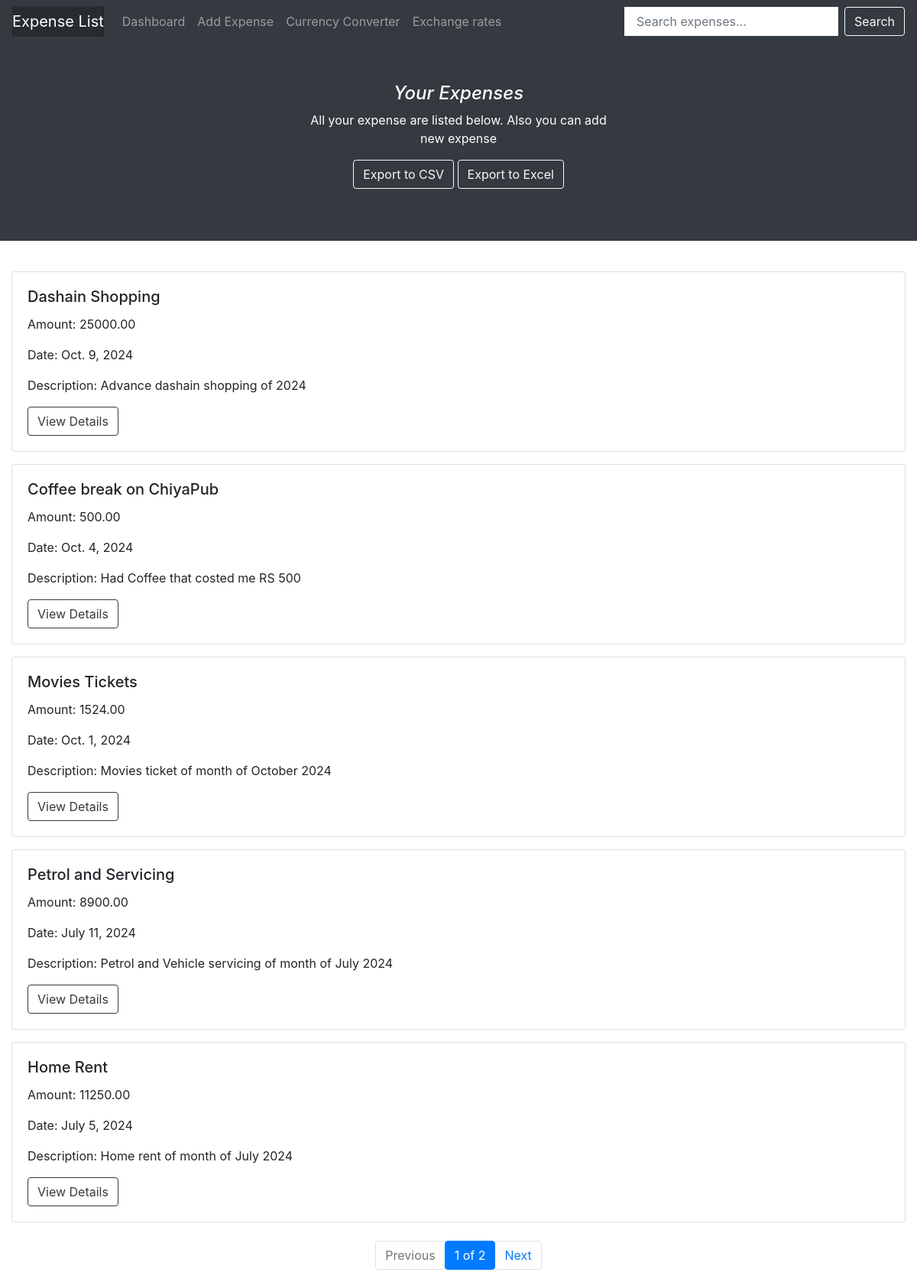
/expense_home/ (signed in), run on the app's committed database.
### expenseapp/models.py (models this page shows, shortened)
class Expense(models.Model):
    CATEGORY_CHOICES = (
        ('CLOTHING', 'Clothing'),
        ('FOOD', 'Food'),
        ('TRANSPORT', 'Transport'),
        ('ENTERTAINMENT', 'Entertainment'),
        ('MISCELLANEOUS', 'Miscellaneous'),
        ('OTHER', 'Other'),
    )
    sno = models.AutoField(primary_key = True)
    user = models.ForeignKey(User, on_delete=models.CASCADE)
    title = models.CharField(max_length=100)
    amount = models.DecimalField(max_digits=10, decimal_places=2)
    category = models.CharField(max_length=20, choices=CATEGORY_CHOICES, default='OTHER')
    slug = models.CharField(max_length = 255)
    description = models.TextField(blank=True)
    date = models.DateField()

### expenseapp/views.py (the view)
# urls.py: path('expense_home/', views.expense_home, name='expense_home'),
@login_required
def expense_home(request):
    allExpenses = Expense.objects.filter(user=request.user).order_by('-date')
    paginator = Paginator(allExpenses, 5)  # Show 5 expenses per page
    page_number = request.GET.get('page')  # Get the page number from the query parameters
    page_expenses = paginator.get_page(page_number)  # Get expenses for the requested page
    context = {
        'allExpenses': allExpenses,
        'page_expenses': page_expenses,
        }
    return render(request, 'expense/expensehome.html', context)

### templates/expense/expensehome.html (shortened to what this page needs)
{% extends 'base.html' %}
{% block body %}
{% include 'layout/navbar.html' %}
<main role="main">
  <div class="overflow-hidden text-center text-white bg-dark">
    <div class="col-md-5 p-lg-5 mx-auto my-1">
      <h4 class="display-5 font-italic">Your Expenses</h4>
      <p class="">All your expense are listed below. Also you can add new expense</p>
      <a href="{% url 'export_expenses_csv' %}" class="btn btn-outline-light mb-3">Export to CSV</a>
      <a href="{% url 'export_expenses_excel' %}" class="btn btn-outline-light mb-3">Export to Excel</a>
    </div>
  </div><br>
  <div class="container-fluid">
    {% for expense in page_expenses %}
    <div class="card mt-3">
        <div class="card-body">
            <h5 class="card-title">{{ expense.title }}</h5>
            <p class="card-text">Amount: {{ expense.amount }}</p>
            <p class="card-text">Date: {{ expense.date }}</p>
            <p class="card-text">Description: {{ expense.description|truncatechars:50 }}</p>
            <a href="/expense/{{ expense.slug }}" class="btn btn-outline-dark">View Details</a>
        </div>
    </div>
    {% endfor %}
    <nav aria-label="Page navigation">
        <ul class="pagination justify-content-center mt-4">
            {% if page_expenses.has_previous %}
            <li class="page-item">
                <a class="page-link btn btn-outline-dark" href="?page={{ page_expenses.previous_page_number }}">Previous</a>
            </li>
            {% else %}
            <li class="page-item disabled">
                <a class="page-link btn btn-outline-dark">Previous</a>
            </li>
            {% endif %}
            <li class="page-item active">
                <a class="page-link btn btn-outline-dark">{{ page_expenses.number }} of {{ page_expenses.paginator.num_pages }}</a>
            </li>
            {% if page_expenses.has_next %}
            <li class="page-item">
                <a class="page-link btn btn-outline-dark" href="?page={{ page_expenses.next_page_number }}">Next</a>
            </li>
            {% else %}
            <li class="page-item disabled">
                <a class="page-link btn btn-outline-dark">Next</a>
            </li>
            {% endif %}
        </ul>
    </nav>
</div>
</main>
{% endblock body %}

### templates/base.html (shortened to what this page needs)
<!DOCTYPE html>
<html lang="en">
<head>
    {% load static %}
    <link rel="stylesheet" href="{% static 'style.css' %}">
    <link rel="stylesheet" href="https://stackpath.bootstrapcdn.com/bootstrap/4.5.0/css/bootstrap.min.css"
>
</head>
<body>
    {% block body %}
    {% endblock body %}
</body>
</html>

### templates/layout/navbar.html (shortened to what this page needs)
<nav class="navbar navbar-expand-lg navbar-dark bg-dark">
    <a class="navbar-brand" href="/expense_home">Expense List</a>
    <div class="collapse navbar-collapse" id="navbarSupportedContent">
        <ul class="navbar-nav mr-auto">
            <li class="nav-item">
                <a class="nav-link" href="/dashboard">Dashboard</a>
            </li>
            <li class="nav-item">
                <a class="nav-link" href="/addexpense">Add Expense</a>
            </li>
            <li class="nav-item">
                <a class="nav-link" href="/currency_converter">Currency Converter</a>
            </li>
            <li class="nav-item">
                <a class="nav-link" href="/exchange_rates">Exchange rates</a>
            </li>
        </ul>
        <form class="form-inline my-2 my-lg-0" method="GET" action="{% url 'search_expense' %}">
          <input class="form-control mr-sm-2" type="search" name="query" placeholder="Search expenses..." value="{{ query }}" id="query">
          <button class="btn btn-outline-light my-2 my-sm-0" type="submit">Search</button>
      </form>
    </div>
  </nav>

### static/css/style.css (style rules this page uses)
body { font-size: .875rem; }
.navbar-brand { padding-top: .75rem; padding-bottom: .75rem; font-size: 1rem; background-color: rgba(0, 0, 0, .25); box-shadow: inset -1px 0 0 rgba(0, 0, 0, .25); }
.navbar .form-control { padding: .75rem 1rem; border-width: 0; border-radius: 0; }

### data on the page
Expense: title "Dashain Shopping", amount "25000.00", date "Oct. 9, 2024", description "Advance dashain shopping of 2024"
Expense: title "Coffee break on ChiyaPub", amount "500.00", date "Oct. 4, 2024", description "Had Coffee that costed me RS 500"
Expense: title "Movies Tickets", amount "1524.00", date "Oct. 1, 2024", description "Movies ticket of month of October 2024"
Expense: title "Petrol and Servicing", amount "8900.00", date "July 11, 2024", description "Petrol and Vehicle servicing of month of July 2024"
Expense: title "Home Rent", amount "11250.00", date "July 5, 2024", description "Home rent of month of July 2024"

### other printed values
{{ page_expenses.number }} "1"
{{ page_expenses.paginator.num_pages }} "2"
